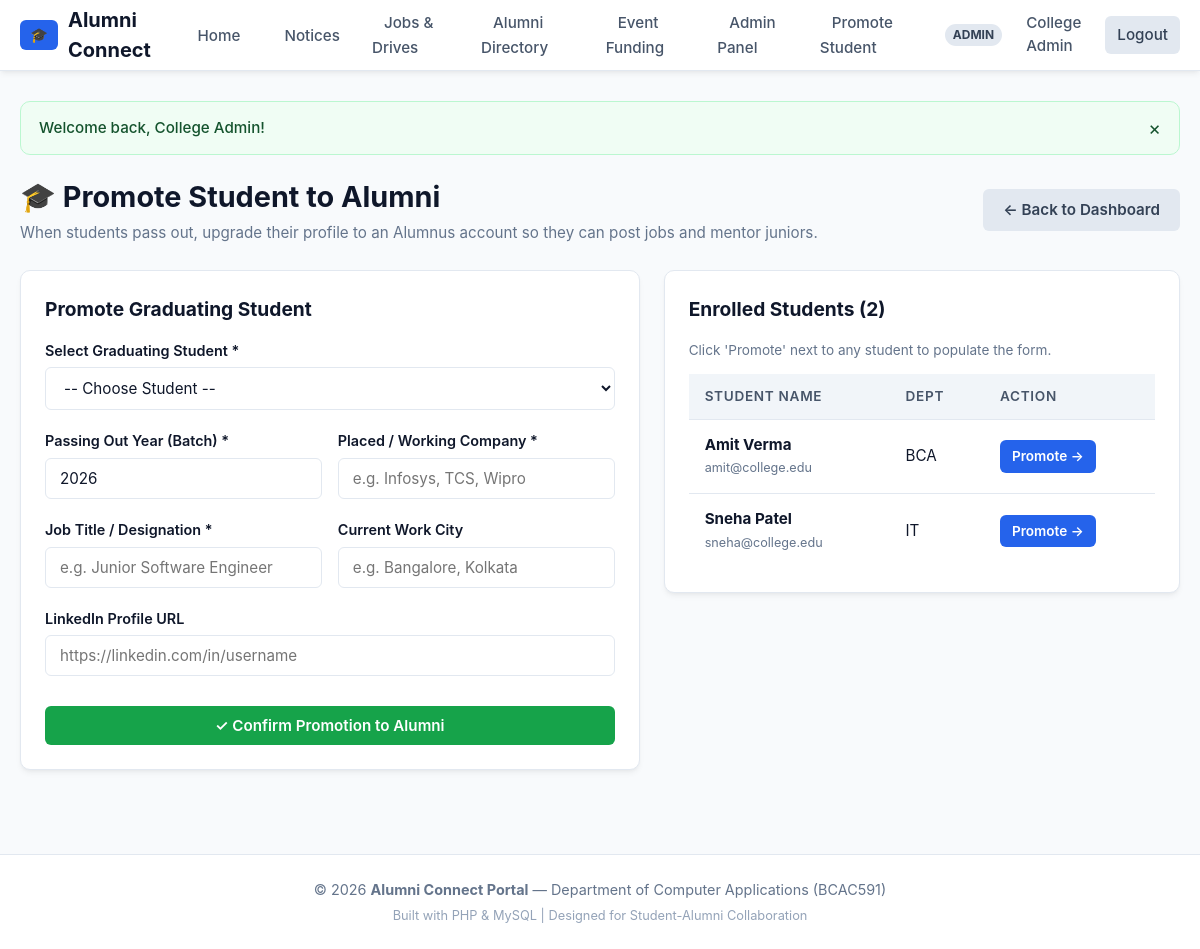
/admin/promote.php (signed in), run on the app's committed database.
### tables this page shows
CREATE TABLE `users` (
    `id` INT AUTO_INCREMENT PRIMARY KEY,
    `name` VARCHAR(100) NOT NULL,
    `email` VARCHAR(100) NOT NULL UNIQUE,
    `password` VARCHAR(255) NOT NULL,
    `role` ENUM('student', 'alumni', 'admin') NOT NULL DEFAULT 'student',
    `phone` VARCHAR(15) NULL,
    `department` VARCHAR(50) NOT NULL,
    `avatar` VARCHAR(255) DEFAULT 'default.png',
    `status` ENUM('active', 'inactive') DEFAULT 'active',
    `created_at` TIMESTAMP DEFAULT CURRENT_TIMESTAMP
);

### admin/promote.php (the view, shortened to what this page needs)
<?php
require_once __DIR__ . '/../config/db.php';
$students_stmt = $pdo->query("SELECT * FROM users WHERE role = 'student' ORDER BY name ASC");
$students = $students_stmt->fetchAll();
require_once __DIR__ . '/../includes/header.php';
?>
<div class="page-header">
    <div>
        <h1>🎓 Promote Student to Alumni</h1>
        <p>When students pass out, upgrade their profile to an Alumnus account so they can post jobs and mentor juniors.</p>
    </div>
    <div>
        <a href="<?= base_url('admin/dashboard.php') ?>" class="btn btn-secondary">&larr; Back to Dashboard</a>
    </div>
</div>
<div style="display: grid; grid-template-columns: 1.2fr 1fr; gap: 24px; align-items: start;">
    <div class="card">
        <h2 class="card-title">Promote Graduating Student</h2>
        <form method="POST" action="">
            <div class="form-group">
                <label class="form-label" for="student_id">Select Graduating Student *</label>
                <select name="student_id" id="student_id" class="form-control" required>
                    <option value="">-- Choose Student --</option>
                </select>
            </div>
            <div style="display: grid; grid-template-columns: 1fr 1fr; gap: 16px;">
                <div class="form-group">
                    <label class="form-label" for="batch_year">Passing Out Year (Batch) *</label>
                    <input type="number" id="batch_year" name="batch_year" class="form-control" value="<?= date('Y') ?>" min="1990" max="<?= date('Y') + 1 ?>" required>
                </div>
                <div class="form-group">
                    <label class="form-label" for="current_company">Placed / Working Company *</label>
                    <input type="text" id="current_company" name="current_company" class="form-control" placeholder="e.g. Infosys, TCS, Wipro" required>
                </div>
            </div>
            <div style="display: grid; grid-template-columns: 1fr 1fr; gap: 16px;">
                <div class="form-group">
                    <label class="form-label" for="designation">Job Title / Designation *</label>
                    <input type="text" id="designation" name="designation" class="form-control" placeholder="e.g. Junior Software Engineer" required>
                </div>
                <div class="form-group">
                    <label class="form-label" for="city">Current Work City</label>
                    <input type="text" id="city" name="city" class="form-control" placeholder="e.g. Bangalore, Kolkata">
                </div>
            </div>
            <div class="form-group">
                <label class="form-label" for="linkedin_url">LinkedIn Profile URL</label>
                <input type="url" id="linkedin_url" name="linkedin_url" class="form-control" placeholder="https://linkedin.com/in/username">
            </div>
            <button type="submit" class="btn btn-success btn-block" style="margin-top: 10px;">
                ✓ Confirm Promotion to Alumni
            </button>
        </form>
    </div>
    <div class="card">
        <h2 class="card-title">Enrolled Students (<?= count($students) ?>)</h2>
        <p style="color: var(--text-muted); font-size: 0.85rem; margin-bottom: 14px;">Click 'Promote' next to any student to populate the form.</p>
        <?php if (empty($students)): ?>
            <p style="color: var(--text-muted);">No students currently enrolled.</p>
        <?php else: ?>
            <div class="table-responsive">
                <table class="table">
                    <thead>
                        <tr>
                            <th>Student Name</th>
                            <th>Dept</th>
                            <th>Action</th>
                        </tr>
                    </thead>
                    <tbody>
                        <?php foreach ($students as $s): ?>
                            <tr>
                                <td>
                                    <strong><?= e($s['name']) ?></strong><br>
                                    <small style="color: var(--text-muted);"><?= e($s['email']) ?></small>
                                </td>
                                <td><?= e($s['department']) ?></td>
                                <td>
                                    <a href="<?= base_url('admin/promote.php?student_id=' . $s['id']) ?>" class="btn btn-sm btn-primary">Promote &rarr;</a>
                                </td>
                            </tr>
                        <?php endforeach; ?>
                    </tbody>
                </table>
            </div>
        <?php endif; ?>
    </div>
</div>
<?php require_once __DIR__ . '/../includes/footer.php'; ?>

### assets/css/style.css (style rules this page uses)
:root { --primary: #2563eb; --primary-hover: #1d4ed8; --primary-light: #eff6ff; --secondary: #475569; --success: #16a34a; --success-light: #f0fdf4; --warning: #d97706; --warning-light: #fffbeb; --danger: #dc2626; --danger-light: #fef2f2; --bg: #f8fafc; --card-bg: #ffffff; --border: #e2e8f0; --text: #0f172a; --text-muted: #64748b; --radius: 10px; --shadow: 0 4px 6px -1px rgba(0, 0, 0, 0.05), 0 2px 4px -2px rgba(0, 0, 0, 0.05); --shadow-md: 0 10px 15px -3px rgba(0, 0, 0, 0.08), 0 4px 6px -4px rgba(0, 0, 0, 0.04); }
* { margin: 0; padding: 0; box-sizing: border-box; font-family: -apple-system, BlinkMacSystemFont, 'Segoe UI', Roboto, 'Helvetica Neue', Arial, sans-serif; }
body { background-color: var(--bg); color: var(--text); min-height: 100vh; display: flex; flex-direction: column; line-height: 1.5; }
a { color: var(--primary); text-decoration: none; transition: color 0.2s; }
.page-header { display: flex; justify-content: space-between; align-items: center; margin-bottom: 25px; flex-wrap: wrap; gap: 15px; }
.page-header h1 { font-size: 1.8rem; font-weight: 700; color: var(--text); }
.page-header p { color: var(--text-muted); font-size: 0.95rem; margin-top: 4px; }
.card { background: var(--card-bg); border: 1px solid var(--border); border-radius: var(--radius); padding: 24px; box-shadow: var(--shadow); margin-bottom: 24px; }
.card-title { font-size: 1.2rem; font-weight: 700; margin-bottom: 16px; color: var(--text); }
.btn { display: inline-flex; align-items: center; justify-content: center; gap: 8px; padding: 10px 20px; border-radius: 6px; font-size: 0.95rem; font-weight: 600; border: none; cursor: pointer; transition: all 0.2s; text-decoration: none; }
.btn-primary { background: var(--primary); color: white !important; }
.btn-secondary { background: #e2e8f0; color: #334155 !important; }
.btn-success { background: var(--success); color: white !important; }
.btn-sm { padding: 6px 12px; font-size: 0.85rem; }
.btn-block { width: 100%; }
.form-group { margin-bottom: 20px; }
.form-label { display: block; margin-bottom: 6px; font-weight: 600; font-size: 0.9rem; color: var(--text); }
.form-control { width: 100%; padding: 10px 14px; border: 1px solid var(--border); border-radius: 6px; font-size: 0.95rem; color: var(--text); background: #ffffff; transition: border-color 0.2s, box-shadow 0.2s; }
.table-responsive { overflow-x: auto; }
.table { width: 100%; border-collapse: collapse; text-align: left; background: white; }
.table th { background: #f1f5f9; padding: 12px 16px; font-weight: 600; font-size: 0.85rem; color: var(--secondary); text-transform: uppercase; letter-spacing: 0.05em; border-bottom: 1px solid var(--border); }
.table td { padding: 14px 16px; border-bottom: 1px solid var(--border); font-size: 0.95rem; vertical-align: middle; }
.table tr:last-child td { border-bottom: none; }

### data on the page
users: name "Amit Verma", email "amit@college.edu", department "BCA"
users: name "Sneha Patel", email "sneha@college.edu", department "IT"

### other printed values
$user['role'] "ADMIN"
$user['name'] "College Admin"
$message "Welcome back, College Admin!"
count($students) "2"
